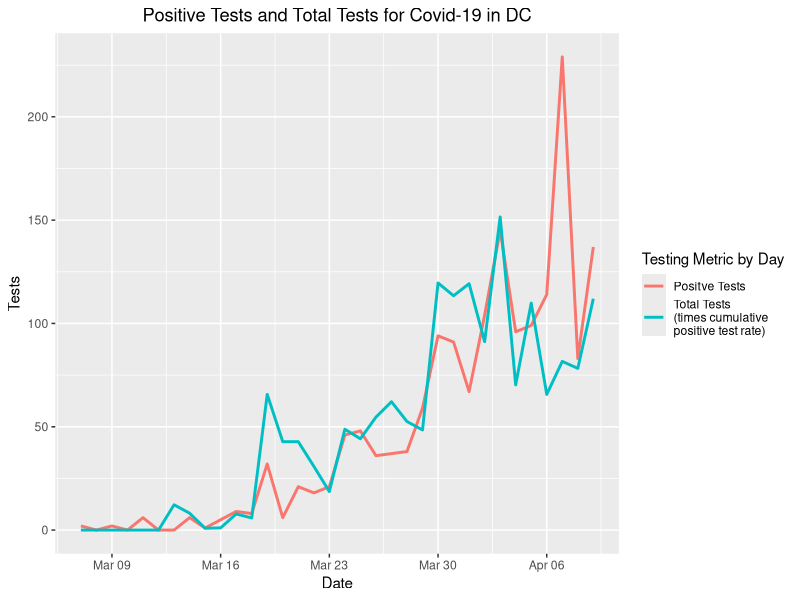
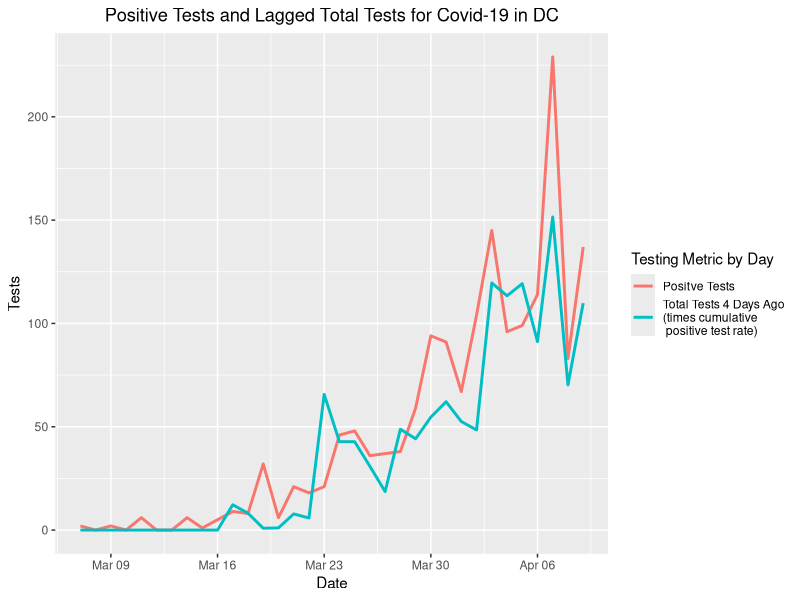

The R script that drew these images, in order:
## ---- chunk 1
knitr::opts_chunk$set(echo = FALSE, warning = FALSE)

library(readxl)
library(dplyr)
library(tidyr)
library(ggplot2)

setwd("..")

overall_dc <- read_excel("Data/DC_Daily/DC-COVID-19-Data-forApril-9-2020.xlsx",
                          sheet = "Overal Stats")
colnames(overall_dc)[1:2] <- c("Category", "Subcategory")
overall_dc <- overall_dc %>% dplyr::filter(!is.na(Category))

### Testing data missing from 20 March, so averaging 19 March and 21 March data
testing <- overall_dc %>% dplyr::filter(Category == "Testing")
for(i in 3:ncol(testing)) testing[i] <- testing[[i]] %>% replace_na(0)
for(i in 3:ncol(testing)) testing[i] <- as.numeric(testing[[i]])

testing_test <- testing %>% dplyr::select(-Category) %>% 
  pivot_longer(-Subcategory, names_to = "Date", values_to = "Count")

testing_test$Date <- as.numeric(testing_test$Date)
testing_test$Date <-  as.Date(testing_test$Date - 2, origin = "1900-01-01")

testing_test <- testing_test %>% pivot_wider(names_from = Subcategory,
                                             values_from = Count)
colnames(testing_test)[2:5] <- c("Tested_Overall", "Tested_Positive",
                                 "Deaths_Cuml", "Recovered_Cuml")
testing_test <- testing_test %>% 
  mutate(Test_New = Tested_Overall - lag(Tested_Overall, default = 0),
         Pos_New = Tested_Positive - lag(Tested_Positive, default = 0),
         Test_Lag_1 = lag(Test_New, n = 1, default = 0),
         Test_Lag_2 = lag(Test_New, n = 2, default = 0),
         Test_Lag_3 = lag(Test_New, n = 3, default = 0),
         Test_Lag_4 = lag(Test_New, n = 4, default = 0),
         Test_Lag_5 = lag(Test_New, n = 5, default = 0),
         Test_Lag_6 = lag(Test_New, n = 6, default = 0),
         Test_Lag_7 = lag(Test_New, n = 7, default = 0))
## ---- chunk 2
plot1 <- testing_test %>% 
  dplyr::mutate(Test_by_Pos_Rate = Test_New / (max(Tested_Overall)/max(Tested_Positive))) %>% 
  dplyr::select(Date, Pos_New, Test_by_Pos_Rate) %>% 
  tidyr::gather(key = "Test_Metric", value = "Number",
                Pos_New, Test_by_Pos_Rate)

ggplot(data = plot1, aes(x = Date)) +
  geom_line(aes(y = Number, color = Test_Metric), size = 1) +
  labs(title = "Positive Tests and Total Tests for Covid-19 in DC", y = "Tests", x = "Date") +
  scale_color_discrete(name = "Testing Metric by Day",
                       labels = c("Positve Tests",
                                  "Total Tests\n(times cumulative\npositive test rate)")) +
  theme(plot.title = element_text(hjust = 0.5))
## ---- chunk 3
plot2 <- testing_test %>% 
  dplyr::mutate(Test_Lag_4_by_Pos_Rate = Test_Lag_4 / (max(Tested_Overall)/max(Tested_Positive))) %>% 
  dplyr::select(Date, Pos_New, Test_Lag_4_by_Pos_Rate) %>% 
  tidyr::gather(key = "Test_Metric", value = "Number",
                Pos_New, Test_Lag_4_by_Pos_Rate)

ggplot(data = plot2, aes(x = Date)) +
  geom_line(aes(y = Number, color = Test_Metric), size = 1) +
  labs(title = "Positive Tests and Lagged Total Tests for Covid-19 in DC",
       y = "Tests", x = "Date") +
  scale_color_discrete(name = "Testing Metric by Day",
                       labels = c("Positve Tests",
                                  "Total Tests 4 Days Ago\n(times cumulative\n positive test rate)")) +
  theme(plot.title = element_text(hjust = 0.5))
## ---- chunk 4
cor(testing_test[6:ncol(testing_test)])
